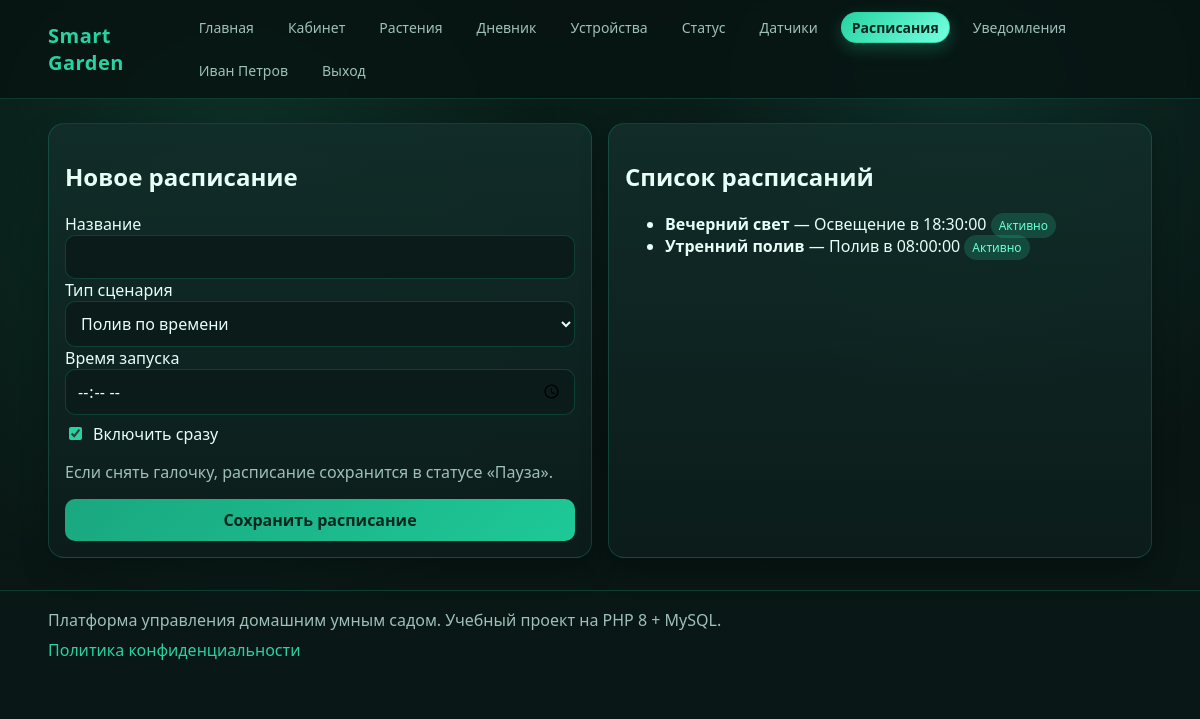
Page /?route=automation (signed in) on the committed database.
### tables this page shows
CREATE TABLE schedules (
  id INT UNSIGNED AUTO_INCREMENT PRIMARY KEY,
  user_id INT UNSIGNED NOT NULL,
  name VARCHAR(120) NOT NULL,
  schedule_type VARCHAR(50) NOT NULL,
  execute_time TIME NOT NULL,
  is_active TINYINT(1) NOT NULL DEFAULT 1,
  created_at DATETIME NOT NULL,
  INDEX idx_sched_user (user_id),
  FOREIGN KEY (user_id) REFERENCES users(id) ON DELETE CASCADE
);

### app/helpers/View.php (called while the page is built, shortened)
<?php
class View
{
    public static function render(string $view, array $data = []): void
    {
        $viewPath = dirname(__DIR__, 2) . '/app/views/' . $view . '.php';
        extract($data, EXTR_SKIP);
        require dirname(__DIR__, 2) . '/app/views/layouts/header.php';
        require $viewPath;
        require dirname(__DIR__, 2) . '/app/views/layouts/footer.php';
    }
}

### app/Controllers/BaseController.php (called while the page is built, shortened)
<?php
class BaseController
{
    protected array $config;
    public function __construct(array $config)
    {
        $this->config = $config;
        $this->db = Database::connection($config);
    }
    protected function render(string $view, array $data = []): void
    {
        $defaults = [
            'appName' => $this->config['app']['name'],
            'currentUser' => Auth::user(),
            'csrfToken' => Csrf::token($this->config['security']['csrf_key']),
            'pageTitle' => $this->config['app']['name'],
            'metaDescription' => 'Платформа управления умным садом и дневник роста растений.',
        ];
        View::render($view, array_merge($defaults, $data));
    }
}

### app/Controllers/AutomationController.php (called while the page is built, shortened)
<?php
class AutomationController extends BaseController
{
    public function index(): void
    {
        $uid = (int) $_SESSION['user']['id'];
        $stmt = $this->db->prepare('SELECT id, name, schedule_type, execute_time, is_active FROM schedules WHERE user_id = :uid ORDER BY id DESC');
        $stmt->execute(['uid' => $uid]);
        $this->render('automation/index', [
            'pageTitle' => 'Расписания',
            'schedules' => $stmt->fetchAll(),
        ]);
    }
}

### public/index.php (called while the page is built, shortened)
<?php
$root = dirname(__DIR__);
$config = require $root . '/config/config.php';
spl_autoload_register(function (string $class) use ($root): void {
    $prefix = 'App\\';
    $path = $root . '/app/' . str_replace('\\', '/', substr($class, strlen($prefix))) . '.php';
});
require_once $root . '/app/helpers/functions.php';
$routes = require $root . '/routes/web.php';
$router = new App\Helpers\Router($config, $routes);
$router->dispatch();

### app/helpers/Database.php (called while the page is built, shortened)
<?php
class Database
{
    private static ?PDO $pdo = null;
    public static function connection(array $config): PDO
    {
        $db = $config['db'];
        $dsn = sprintf(
            'mysql:host=%s;port=%s;dbname=%s;charset=%s',
            $db['host'],
            $db['port'],
            $db['name'],
            $db['charset']
        );
        try {
            self::$pdo = new PDO($dsn, $db['user'], $db['pass'], [
                PDO::ATTR_ERRMODE => PDO::ERRMODE_EXCEPTION,
                PDO::ATTR_DEFAULT_FETCH_MODE => PDO::FETCH_ASSOC,
                PDO::ATTR_EMULATE_PREPARES => false,
            ]);
        } catch (PDOException $e) {
            throw new PDOException('Ошибка подключения к БД: ' . $e->getMessage(), (int) $e->getCode(), $e);
        }
        return self::$pdo;
    }
}

### app/helpers/functions.php (called while the page is built)
<?php
function e(?string $value): string
{
    return htmlspecialchars((string) $value, ENT_QUOTES | ENT_SUBSTITUTE, 'UTF-8');
}

### app/views/automation/index.php (the view, shortened to what this page needs)
<div class="grid">
  <section class="card span-6">
    <h2>Новое расписание</h2>
    <form method="post" action="/?route=automation/add">
      <label>Название</label>
      <input type="text" name="name" required>
      <label>Тип сценария</label>
      <select name="schedule_type">
        <option value="watering">Полив по времени</option>
      </select>
      <label>Время запуска</label>
      <input type="time" name="execute_time" required>
      <label class="checkbox-line"><input type="checkbox" name="is_active" checked> Включить сразу</label>
      <p class="muted">Если снять галочку, расписание сохранится в статусе «Пауза».</p>
      <button type="submit">Сохранить расписание</button>
    </form>
  </section>
  <section class="card span-6">
    <h2>Список расписаний</h2>
    <?php if (empty($schedules)): ?>
      <p class="muted">Пока нет расписаний. Создайте первое слева.</p>
    <?php else: ?>
      <?php
        $typeLabels = [
          'watering' => 'Полив',
          'lighting' => 'Освещение',
        ];
      ?>
      <ul>
        <?php foreach ($schedules as $s): ?>
          <li>
            <strong><?= e($s['name']) ?></strong> — <?= e($typeLabels[$s['schedule_type']] ?? $s['schedule_type']) ?> в <?= e($s['execute_time']) ?>
            <span class="status <?= (int) $s['is_active'] === 1 ? 'status-ok' : 'status-warn' ?>"><?= (int) $s['is_active'] === 1 ? 'Активно' : 'Пауза' ?></span>
          </li>
        <?php endforeach; ?>
      </ul>
    <?php endif; ?>
  </section>
</div>

### app/helpers/Router.php (shortened to what this page needs)
<?php
class Router
{
    private array $config;
    private array $routes;
    public function __construct(array $config, array $routes)
    {
        $this->config = $config;
        $this->routes = $routes;
    }
    public function dispatch(): void
    {
        $method = strtoupper($_SERVER['REQUEST_METHOD'] ?? 'GET');
        $route = trim((string) ($_GET['route'] ?? ''), '/');
        foreach ($this->routes as $item) {
            if ($method !== $item['method'] || $route !== $item['path']) {
                continue;
            }
            [$class, $action] = $item['handler'];
            $controller = new $class($this->config);
            $controller->{$action}();
            return;
        }
    }
}

### public/assets/css/style.css (style rules this page uses)
:root { --bg: #081412; --bg-soft: #0f2220; --panel: #122d2a; --text: #e7fff7; --muted: #9ec0b8; --accent: #27d3a2; --warn: #ffc857; --danger: #ff6b6b; --line: rgba(39, 211, 162, 0.2); }
* { box-sizing: border-box; }
body { margin: 0; font-family: "Segoe UI", "Trebuchet MS", sans-serif; color: var(--text); background: radial-gradient(circle at 20% 20%, rgba(39,211,162,0.16), transparent 40%), radial-gradient(circle at 80% 10%, rgba(33,151,126,0.22), transparent 35%), linear-gradient(180deg, #07110f, #081412 45%, #091917); min-height: 100vh; }
.grid { display: grid; gap: 16px; grid-template-columns: repeat(12, 1fr); }
.card { background: linear-gradient(180deg, rgba(18,45,42,0.95), rgba(12,29,27,0.92)); border: 1px solid var(--line); border-radius: 16px; padding: 16px; box-shadow: 0 12px 28px rgba(0, 0, 0, 0.28); }
.muted { color: var(--muted); }
input, select, textarea, button { width: 100%; background: #0a1b19; color: var(--text); border: 1px solid var(--line); border-radius: 10px; padding: 10px 11px; font: inherit; }
input[type="checkbox"], input[type="radio"] { width: auto; padding: 0; accent-color: var(--accent); }
button, .btn { cursor: pointer; display: inline-flex; align-items: center; justify-content: center; gap: 8px; background: linear-gradient(135deg, #1aa77f, #1ec997); border: none; color: #05271e; font-weight: 700; }
.checkbox-line { display: inline-flex; align-items: center; gap: 8px; margin-top: 8px; }
.status { padding: 4px 8px; border-radius: 999px; font-size: 12px; }
.status-ok { background: rgba(39,211,162,0.2); color: #6affd0; }
.span-6 { grid-column: span 6; }

### rows in the picture
schedules: name "Вечерний свет", schedule_type "Освещение", execute_time "18:30:00", is_active "Активно"
schedules: name "Утренний полив", schedule_type "Полив", execute_time "08:00:00", is_active "Активно"
